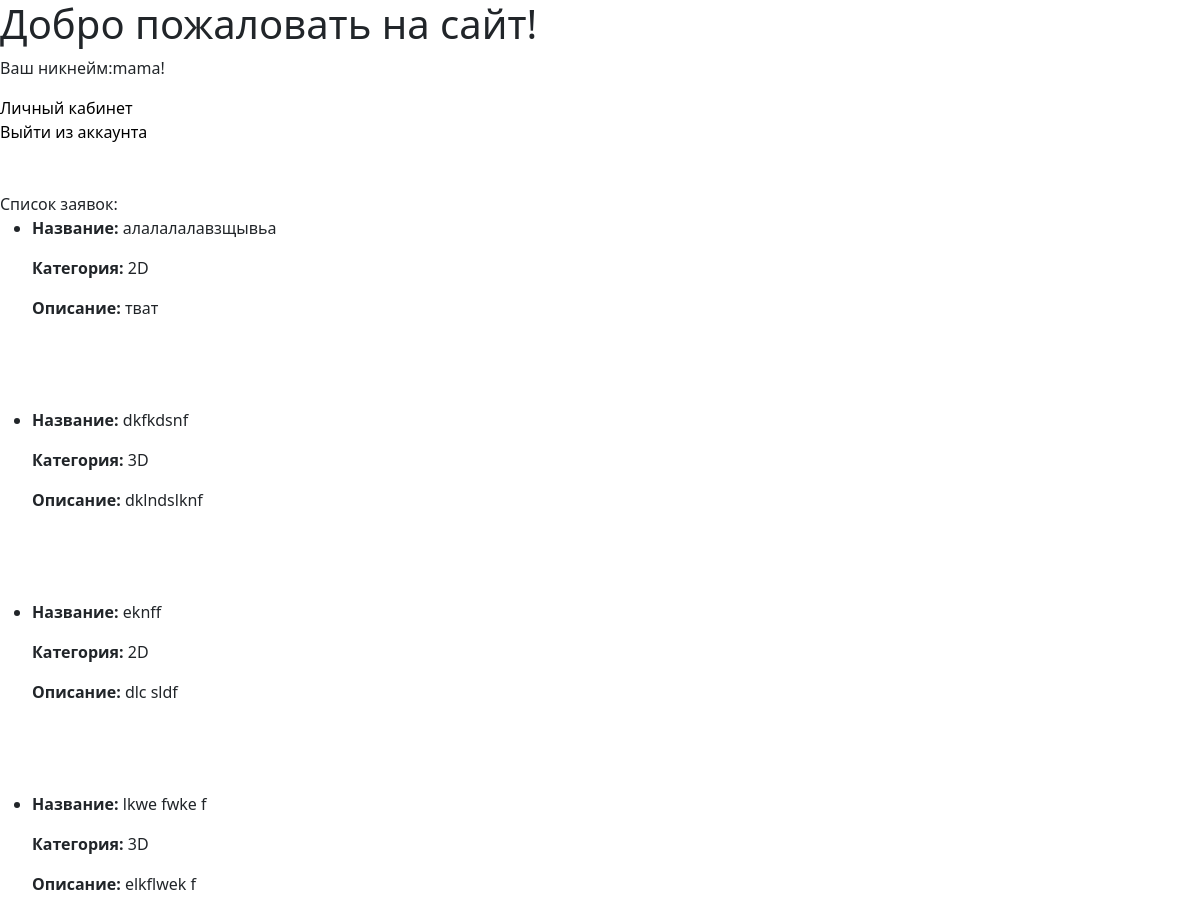
The app's page /catalog/ (signed in) with its own data.
### catalog/models.py (models this page shows, shortened)
class CustomUser(AbstractUser):
    fio = models.CharField(max_length=100)
    email =  models.EmailField(max_length=100)
    password = models.CharField(max_length=100)

class Request(models.Model):
    title = models.CharField(max_length=100, verbose_name="Заголовок")
    description = models.TextField(verbose_name='Описание')
    category = models.ForeignKey(DesignCategory, on_delete=models.CASCADE, verbose_name='Категория')
    created_at = models.DateTimeField(auto_now_add=True, verbose_name='Дата создания')
    status = models.CharField(max_length=20, default="Новая", verbose_name='Статус')
    user = models.ForeignKey(CustomUser, on_delete=models.CASCADE, verbose_name='Пользователь')
    is_completed = models.BooleanField(default=False)

class DesignCategory(models.Model):
    name = models.CharField(max_length=100)
    def __str__(self):
        return self.name

### catalog/views.py (the view)
# urls.py: path('', ViewRequests.as_view(), name='index'),
class ViewRequests(ListView):
   model = Request
   template_name = 'index.html'
   context_object_name = 'requests'

### catalog/templates/index.html (shortened to what this page needs)
<!DOCTYPE html>
<html lang="ru">
  <head>
    <link href="https://cdn.jsdelivr.net/npm/bootstrap@5.1.3/dist/css/bootstrap.min.css" rel="stylesheet">
  {% load static %}
  </head>
  <body>
  <h1>Добро пожаловать на сайт!</h1>
  <div>
      {% if user.is_authenticated %}
        <p>Ваш никнейм:{{ user.username }}!</p>
        <a href="{% url 'home' %}">Личный кабинет</a>
        <br>
        <a href="{% url 'logout' %}">Выйти из аккаунта</a>
    <br>
    <br>
    <br>
       Список заявок:
           {% if request %}
            <ul>
              {% for request in requests %}
              <li>
                <p> <b>Название: </b>{{ request.title}} </p>
                <p> <b>Категория: </b>{{request.category}} </p>
                <p> <b>Описание: </b> {{ request.description }} </p>
                <br><br><br>
              </li>
              {% endfor %}
            </ul>
            {% else %}
              <p>There are no requests.</p>
            {% endif %}
      {% else %}
        <button><a href="{% url 'register' %}">Регистрация</a></button>
        <button><a href="{% url 'login' %}">Вход</a></button>
      {% endif %}
  </div>
  </body>
</html>

### catalog/templates/index.html (style rules this page uses)
a { text-decoration: none; color: black; }

### records on screen
CustomUser: username "mama"
Request: title "алалалалавзщывьа", category "2D", description "тват"
Request: title "dkfkdsnf", category "3D", description "dklndslknf"
Request: title "eknff", category "2D", description "dlc sldf"
Request: title "lkwe fwke f", category "3D", description "elkflwek f"
